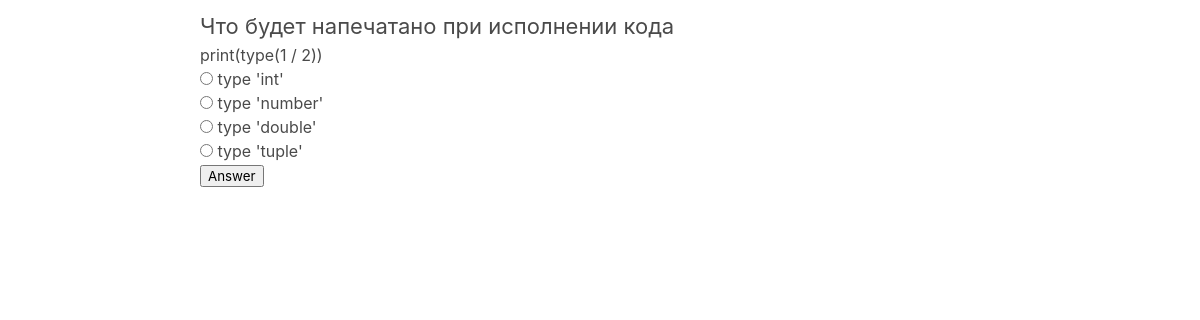
Screenshot of /3/ with the database file from the repository.
### riddles_app/models.py (models this page shows, shortened)
class Riddle(models.Model):
    rid_title = models.CharField(max_length=100)
    rid_text = models.CharField(max_length=255)
    pub_date = models.DateTimeField('date published')

class Option(models.Model):
    riddle = models.ForeignKey(Riddle, on_delete=models.CASCADE)
    text = models.CharField(max_length=255)
    correct = models.BooleanField(default=False)

### riddles_app/views.py (the view)
# urls.py: path('<int:riddle_id>/', views.detail, name='detail'),
def detail(request, riddle_id):
    return render(request, "answer.html", {"riddle": get_object_or_404(Riddle, pk=riddle_id)})

### riddles_app/templates/answer.html (shortened to what this page needs)
{% extends 'base.html' %}
{% block content %}
  <div class="container">
    <h1>{{ riddle.rid_title }}</h1>
    <h4>{{ riddle.rid_text }}</h4>
    <form action="{% url 'riddles_app:answer' riddle.id %}" method="post">
      {% for option in riddle.option_set.all %}
        <input type="radio" value="{{ option.id }}" name="option" id="option{{ forloop.counter }}"/>
        <label for="option{{ forloop.counter }}">{{ option.text }}</label><br>
      {% endfor %}
      <input type="submit" value="Answer" />
    </form>
  </div>
{% endblock %}

### riddles_app/static/riddles_app/main.css (style rules this page uses)
.container { margin: 10px 200px 0; }
h1 { font-size: 22px; }

### rows the page displays
Riddle: rid_title "Что будет напечатано при исполнении кода", rid_text "print(type(1 / 2))"
Option: text "type 'int'"
Option: text "type 'number'"
Option: text "type 'double'"
Option: text "type 'tuple'"
